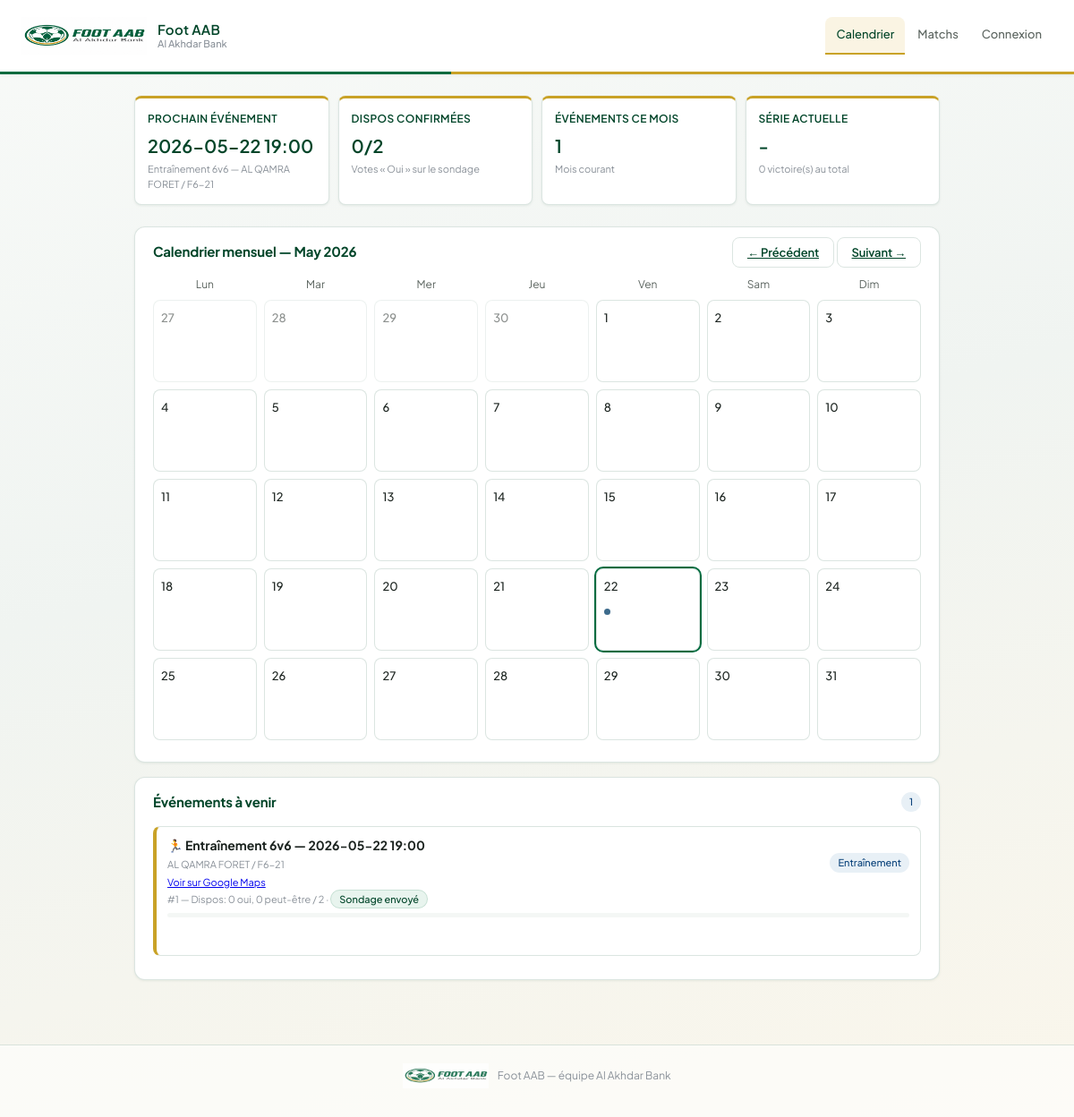
The app's page /calendrier with its own data.
### tables this page shows
CREATE TABLE matches (
  id INTEGER PRIMARY KEY AUTOINCREMENT,
  date TEXT NOT NULL,
  time TEXT NOT NULL,
  location TEXT DEFAULT 'Terrain habituel',
  status TEXT DEFAULT 'scheduled',
  created_at DATETIME DEFAULT CURRENT_TIMESTAMP
, score_a INTEGER DEFAULT NULL, score_b INTEGER DEFAULT NULL, notes TEXT, homme_du_match TEXT, event_kind TEXT DEFAULT 'training', opponent TEXT, format TEXT DEFAULT '5v5', maps_url TEXT, poll_message_id TEXT, poll_requested_at DATETIME, poll_sent_at DATETIME, lineup_notify_requested_at DATETIME, lineup_notified_at DATETIME, poll_delete_requested_at DATETIME, poll_republish_requested_at DATETIME);

### webapp/routes/calendar.py (the view)
@calendar_bp.route("/calendrier", methods=["GET"])
def calendar_page():
    conn = current_app.get_db_connection()
    today = date.today()
    req_month = request.args.get("month", type=int) or today.month
    req_year = request.args.get("year", type=int) or today.year
    req_month = 1 if req_month < 1 else 12 if req_month > 12 else req_month
    req_year = max(1970, req_year)
    total_players = (
        conn.execute("SELECT COUNT(*) AS count FROM players WHERE active = 1").fetchone()["count"] or 0
    )
    rows = conn.execute(
        """
        SELECT
          m.id,
          m.date,
          m.time,
          m.location,
          m.status,
          m.event_kind,
          m.opponent,
          m.format,
          m.maps_url,
          m.notes,
          m.poll_sent_at,
          m.lineup_notified_at,
          m.score_a,
          m.score_b,
          COALESCE(SUM(CASE WHEN a.status = 'yes' THEN 1 ELSE 0 END), 0) AS yes_count,
          COALESCE(SUM(CASE WHEN a.status = 'maybe' THEN 1 ELSE 0 END), 0) AS maybe_count
        FROM matches m
        LEFT JOIN availabilities a ON a.match_id = m.id
        GROUP BY m.id
        ORDER BY m.date ASC, m.time ASC
        """
    ).fetchall()
    matches = []
    date_index = {}
    for row in rows:
        item = dict(row)
        item_date = _parse_date(item["date"])
        item["date_obj"] = item_date
        item["yes_count"] = int(item["yes_count"] or 0)
        item["maybe_count"] = int(item["maybe_count"] or 0)
        item["total_players"] = int(total_players)
        item["pct_dispo"] = round((item["yes_count"] / total_players) * 100, 1) if total_players else 0
        item["event_type"] = _event_type_for_row(item)
        item["poll_sent"] = bool(item.get("poll_sent_at"))
        matches.append(item)
        if item_date:
            date_key = item_date.isoformat()
            date_index.setdefault(date_key, []).append(item)
    next_match = next(
        (m for m in matches if str(m.get("status") or "").lower() in ("scheduled", "training")),
        None,
    )
    next_match_dispos = next_match["yes_count"] if next_match else 0
    current_month_key = f"{today.year:04d}-{today.month:02d}"
    matches_this_month = sum(1 for m in matches if str(m.get("date", "")).startswith(current_month_key))
    wins = sum(
        1
        for m in matches
        if m.get("score_a") is not None and m.get("score_b") is not None and m["score_a"] > m["score_b"]
    )
    played = [
        m
        for m in sorted(
            (x for x in matches if x.get("score_a") is not None and x.get("score_b") is not None),
            key=lambda item: (item["date"], item["time"]),
            reverse=True,
        )
    ]
    streak = _current_streak(played)
    month_name = month_calendar.month_name[req_month]
    cal = month_calendar.Calendar(firstweekday=0)
    weeks = []
    for week in cal.monthdatescalendar(req_year, req_month):
        week_cells = []
        for day in week:
            iso = day.isoformat()
            day_events = date_index.get(iso, [])
            week_cells.append(
                {
                    "day": day.day,
                    "iso": iso,
                    "in_month": day.month == req_month,
                    "is_today": day == today,
                    "events": day_events,
                    "has_match": any(ev["event_type"] == "match" for ev in day_events),
                    "has_training": any(ev["event_type"] == "training" for ev in day_events),
                    "first_match_id": next((ev["id"] for ev in day_events if ev["event_type"] == "match"), None),
                }
            )
        weeks.append(week_cells)
    prev_month = req_month - 1 or 12
    prev_year = req_year - 1 if req_month == 1 else req_year
    next_month = req_month + 1 if req_month < 12 else 1
    next_year = req_year + 1 if req_month == 12 else req_year
    upcoming_events = [m for m in matches if m["date_obj"] and m["date_obj"] >= today]
    conn.close()
    stats = {
        "next_match": next_match,
        "next_match_dispos": next_match_dispos,
        "total_players": int(total_players),
        "matches_this_month": matches_this_month,
        "wins": wins,
        "current_streak": streak,
    }
    return render_template(
        "calendar.html",
        active_page="cal",
        matches=matches,
        current_month=req_month,
        current_year=req_year,
        month_name=month_name,
        calendar_weeks=weeks,
        upcoming_events=upcoming_events,
        prev_month=prev_month,
        prev_year=prev_year,
        next_month=next_month,
        next_year=next_year,
        stats=stats,
        formats=sorted(VALID_FORMATS),
        admin_token_configured=bool(os.getenv("ADMIN_TOKEN", "").strip()),
        user_is_admin=is_session_admin(),
    )

### webapp/auth_utils.py (called while the page is built)
def is_authenticated():
    return bool(session.get("player_id") and session.get("auth"))

def is_session_admin():
    return is_authenticated() and bool(session.get("is_admin"))

### webapp/routes/calendar.py (called while the page is built, shortened)
def _parse_date(value):
    try:
        return datetime.strptime(value, "%Y-%m-%d").date()
    except (TypeError, ValueError):
        return None

def _current_streak(matches):
    if not matches:
        return "-"

def _event_type_for_row(item):
    if str(item.get("event_kind") or "").lower() == "match":
        return "match"
    status_key = str(item.get("status") or "").lower()
    if status_key in ("training", "entrainement"):
        return "training"
    if status_key in ("scheduled", "done", "cancelled"):
        return "training" if str(item.get("event_kind") or "training") == "training" else "match"
    return "other"

### webapp/templates/calendar.html (shortened to what this page needs)
{% extends "base.html" %}
{% block content %}
<section class="metrics">
  <article class="metric">
    <div class="metric-label">Prochain événement</div>
    <div class="metric-val">
      {% if stats.next_match %}
        {{ stats.next_match.date }} {{ stats.next_match.time }}
      {% else %}
        --
      {% endif %}
    </div>
    <div class="metric-sub">
      {% if stats.next_match %}
        {% if stats.next_match.event_kind == 'match' %}
          Match vs {{ stats.next_match.opponent }} ({{ stats.next_match.format }})
        {% else %}
          Entraînement {{ stats.next_match.format }} — {{ stats.next_match.location }}
        {% endif %}
      {% else %}
        Rien de planifié
      {% endif %}
    </div>
  </article>
  <article class="metric">
    <div class="metric-label">Dispos confirmées</div>
    <div class="metric-val">{{ stats.next_match_dispos }}/{{ stats.total_players }}</div>
    <div class="metric-sub">Votes « Oui » sur le sondage</div>
  </article>
  <article class="metric">
    <div class="metric-label">Événements ce mois</div>
    <div class="metric-val">{{ stats.matches_this_month }}</div>
    <div class="metric-sub">Mois courant</div>
  </article>
  <article class="metric">
    <div class="metric-label">Série actuelle</div>
    <div class="metric-val">{{ stats.current_streak }}</div>
    <div class="metric-sub">{{ stats.wins }} victoire(s) au total</div>
  </article>
</section>
<section class="card">
  <header class="card-title">
    <span>Calendrier mensuel — {{ month_name }} {{ current_year }}</span>
    <span>
      <a class="btn" href="/calendrier?month={{ prev_month }}&year={{ prev_year }}">← Précédent</a>
      <a class="btn" href="/calendrier?month={{ next_month }}&year={{ next_year }}">Suivant →</a>
    </span>
  </header>
  <div class="calendar-grid calendar-head">
    <div>Lun</div><div>Mar</div><div>Mer</div><div>Jeu</div><div>Ven</div><div>Sam</div><div>Dim</div>
  </div>
  {% for week in calendar_weeks %}
  <div class="calendar-grid">
    {% for cell in week %}
    <div class="calendar-cell {{ 'out-month' if not cell.in_month }} {{ 'today' if cell.is_today }} {{ 'has-match' if cell.has_match }}">
      <span>{{ cell.day }}</span>
      <div class="dots">
        {% if cell.has_training %}<i class="dot dot-blue" title="Entraînement"></i>{% endif %}
      </div>
    </div>
    {% endfor %}
  </div>
  {% endfor %}
</section>
<section class="card">
  <header class="card-title">
    <span>Événements à venir</span>
    <span class="badge badge-blue">{{ upcoming_events|length }}</span>
  </header>
  {% for event in upcoming_events %}
  <article class="event-card event-{{ event.event_type }}" data-match-id="{{ event.id }}">
    <div class="event-top">
      <div>
        <strong>
          {% if event.event_kind == 'match' %}
            ⚽ Match vs {{ event.opponent }}
          {% else %}
            🏃 Entraînement {{ event.format }}
          {% endif %}
          — {{ event.date }} {{ event.time }}
        </strong>
        <div class="metric-sub">{{ event.location }}</div>
        {% if event.maps_url %}
        <div class="metric-sub"><a href="{{ event.maps_url }}" target="_blank" rel="noopener">Voir sur Google Maps</a></div>
        {% endif %}
      </div>
      {% if event.event_kind == 'match' %}
      <span class="badge badge-green">Match</span>
      {% else %}
      <span class="badge badge-blue">Entraînement</span>
      {% endif %}
    </div>
    <div class="metric-sub">
      #{{ event.id }} — Dispos: {{ event.yes_count }} oui, {{ event.maybe_count }} peut-être / {{ event.total_players }}
      {% if event.poll_sent %} · <span class="badge badge-green">Sondage envoyé</span>{% endif %}
    </div>
    <div class="progress-bar">
    </div>
    <p class="event-action-feedback metric-sub" data-feedback-for="{{ event.id }}"></p>
  </article>
  {% else %}
  <p class="metric-sub">Aucun événement à venir.</p>
  {% endfor %}
</section>
{% endblock %}

### webapp/templates/base.html (shortened to what this page needs)
<!DOCTYPE html>
<html lang="fr">
<head>
  <link rel="stylesheet" href="{{ url_for('static', filename='css/style.css') }}">
</head>
<body>
  <header class="site-header">
    <nav class="navbar">
      <a href="/calendrier" class="nav-brand">
        <img
          src="{{ url_for('static', filename='img/aab-logo.png') }}"
          alt="Al Akhdar Bank"
          class="nav-logo"
        >
        <span class="nav-brand-text">
          <span class="nav-brand-title">Foot AAB</span>
          <span class="nav-brand-sub">Al Akhdar Bank</span>
        </span>
      </a>
      <div class="nav-links">
        <a href="/calendrier" class="{{ 'active' if active_page == 'cal' }}">Calendrier</a>
        <a href="/matchs" class="{{ 'active' if active_page == 'hist' }}">Matchs</a>
        {% if user_logged_in %}
        <a href="/wallet" class="nav-wallet {{ 'active' if active_page == 'wallet' }}">Mon wallet</a>
        <span class="nav-user">{{ current_player_name }}</span>
        <a href="{{ url_for('auth.logout') }}" class="nav-logout">Déconnexion</a>
        {% else %}
        <a href="{{ url_for('auth.login_page') }}" class="{{ 'active' if active_page == 'auth' }}">Connexion</a>
        {% endif %}
      </div>
    </nav>
    <div class="brand-accent-bar" aria-hidden="true"></div>
  </header>
  <main class="container">
    {% block content %}{% endblock %}
  </main>
  <footer class="site-footer">
    <img src="{{ url_for('static', filename='img/aab-logo.png') }}" alt="" class="footer-logo">
    <span>Foot AAB — équipe Al Akhdar Bank</span>
  </footer>
</body>
</html>

### records on screen
matches: next_match "2026-05-22", next_match.time "19:00", next_match.format "6v6", next_match.location "AL QAMRA FORET / F6-21", format "6v6", date "2026-05-22", time "19:00", location "AL QAMRA FORET / F6-21", event_kind "Entraînement", id "1", yes_count "0", maybe_count "0", total_players "2"

### other values on screen
{{ stats.next_match_dispos }} "0"
{{ stats.total_players }} "2"
{{ stats.matches_this_month }} "1"
{{ stats.current_streak }} "-"
{{ stats.wins }} "0"
{{ month_name }} "May"
{{ current_year }} "2026"
{{ cell.day }} "27" "28" "29" "30" "1" "2" "3" "4" "5" "6" "7" "8" "9" "10" "11" "12" "13" "14" "15" "16" "17" "18" "19" "20" "21" "22" "23" "24" "25" "26" "27" "28" "29" "30" "31"
{{ upcoming_events|length }} "1"
